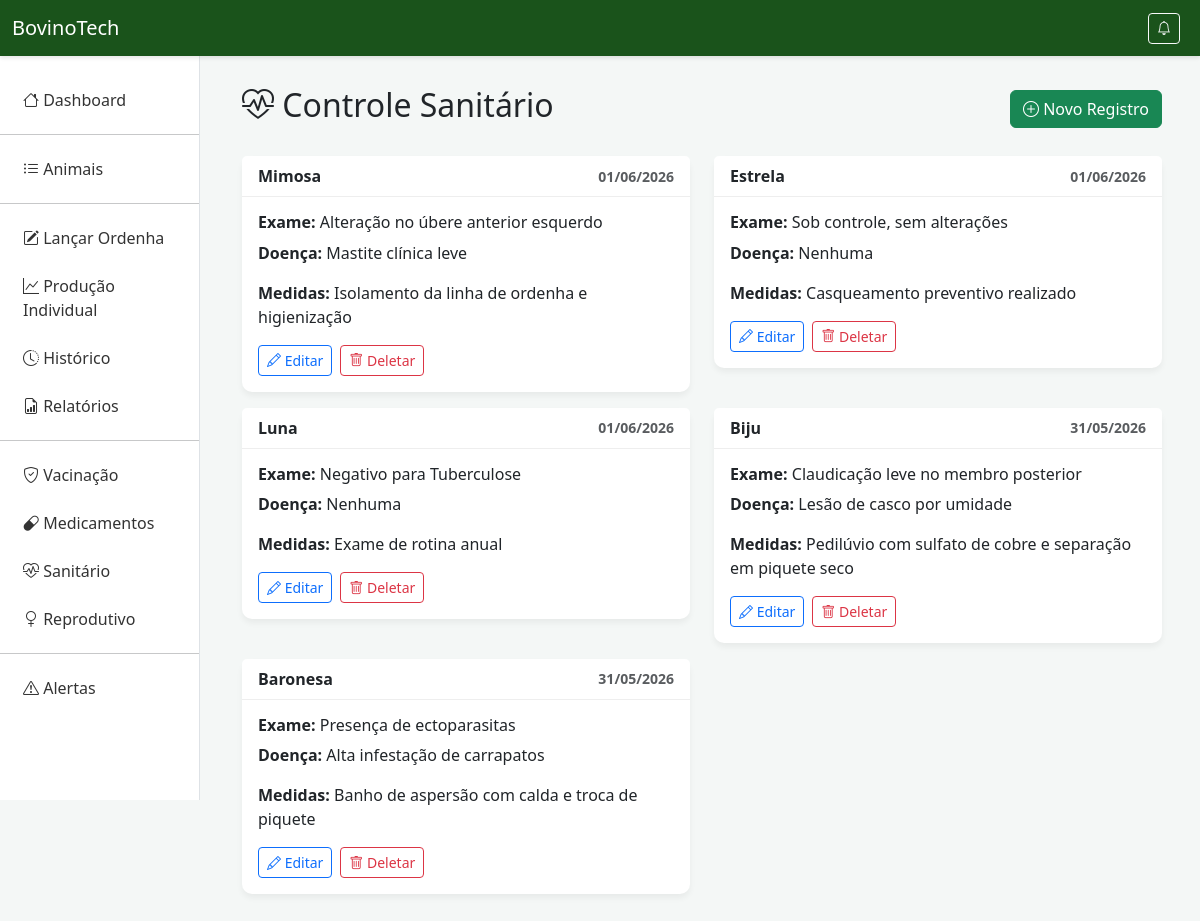
/sanitario/, run on the app's committed database.
### producao/models.py (models this page shows, shortened)
class ControleSanitario(models.Model):
    animal = models.ForeignKey(Animal, on_delete=models.CASCADE)
    exame_clinico = models.CharField(max_length=200)
    ocorrencia_doenca = models.TextField(blank=True)
    medidas_preventivas = models.TextField(blank=True)
    data_registro = models.DateField()
    tem_carencia = models.BooleanField(default=False, verbose_name="Possui Carência?")
    dias_carencia = models.IntegerField(default=0, verbose_name="Dias de Carência")

class Animal(models.Model):
    SEXO_CHOICES = [('M', 'Macho'), ('F', 'Fêmea')]
    identificacao = models.CharField(max_length=100, unique=True, verbose_name="Brinco/Nome")
    raca = models.CharField(max_length=100, verbose_name="Raça")
    data_nascimento = models.DateField(verbose_name="Data de Nascimento")
    sexo = models.CharField(max_length=1, choices=SEXO_CHOICES, verbose_name="Sexo")

### producao/views.py (the view)
# urls.py: path('sanitario/', views.controle_sanitario, name='sanitario'),
def controle_sanitario(request):
    registros = ControleSanitario.objects.all().order_by('-data_registro')
    return render(request, 'sanitario.html', {'registros': registros})

### producao/templates/sanitario.html (shortened to what this page needs)
{% extends 'base.html' %}
{% block content %}
<div class="d-flex justify-content-between align-items-center mb-4">
    <h2><i class="bi bi-heart-pulse"></i> Controle Sanitário</h2>
    <a href="{% url 'criar_sanitario' %}" class="btn btn-success"><i class="bi bi-plus-circle"></i> Novo Registro</a>
</div>
<div class="row">
    {% for r in registros %}
    <div class="col-md-6 mb-3">
        <div class="card">
            <div class="card-header d-flex justify-content-between align-items-center">
                <span><strong>{{ r.animal.identificacao }}</strong></span>
                <small class="text-muted">{{ r.data_registro|date:"d/m/Y" }}</small>
            </div>
            <div class="card-body">
                <h6><strong>Exame:</strong> {{ r.exame_clinico }}</h6>
                <p><strong>Doença:</strong> {{ r.ocorrencia_doenca|default:"Nenhuma" }}</p>
                <p class="mb-3"><strong>Medidas:</strong> {{ r.medidas_preventivas }}</p>
                <div class="d-flex gap-2">
                    <a href="{% url 'editar_sanitario' r.pk %}" class="btn btn-sm btn-outline-primary" title="Editar"><i class="bi bi-pencil"></i> Editar</a>
                    <a href="{% url 'deletar_sanitario' r.pk %}" class="btn btn-sm btn-outline-danger" title="Deletar"><i class="bi bi-trash"></i> Deletar</a>
                </div>
            </div>
        </div>
    </div>
    {% empty %}
    <div class="col-12">
        <div class="alert alert-info" role="alert">
            <i class="bi bi-info-circle"></i> Nenhum registro sanitário encontrado. <a href="{% url 'criar_sanitario' %}">Clique aqui para registrar.</a>
        </div>
    </div>
    {% endfor %}
</div>
{% endblock %}

### producao/templates/base.html (style rules this page uses)
* { margin: 0; padding: 0; box-sizing: border-box; }
body { background-color: #f4f7f6; font-family: 'Segoe UI', Tahoma, Geneva, Verdana, sans-serif; }
.card { border: none; border-radius: 10px; box-shadow: 0 4px 6px rgba(0,0,0,0.05); }
.card-header { background: white; border-bottom: 1px solid #eee; font-weight: bold; }

### data on the page
ControleSanitario: animal.identificacao "Mimosa", data_registro "01/06/2026", exame_clinico "Alteração no úbere anterior esquerdo", ocorrencia_doenca "Mastite clínica leve", medidas_preventivas "Isolamento da linha de ordenha e higienização"
ControleSanitario: animal.identificacao "Estrela", data_registro "01/06/2026", exame_clinico "Sob controle, sem alterações", ocorrencia_doenca "Nenhuma", medidas_preventivas "Casqueamento preventivo realizado"
ControleSanitario: animal.identificacao "Luna", data_registro "01/06/2026", exame_clinico "Negativo para Tuberculose", ocorrencia_doenca "Nenhuma", medidas_preventivas "Exame de rotina anual"
ControleSanitario: animal.identificacao "Biju", data_registro "31/05/2026", exame_clinico "Claudicação leve no membro posterior", ocorrencia_doenca "Lesão de casco por umidade", medidas_preventivas "Pedilúvio com sulfato de cobre e separação em piquete seco"
ControleSanitario: animal.identificacao "Baronesa", data_registro "31/05/2026", exame_clinico "Presença de ectoparasitas", ocorrencia_doenca "Alta infestação de carrapatos", medidas_preventivas "Banho de aspersão com calda e troca de piquete"
